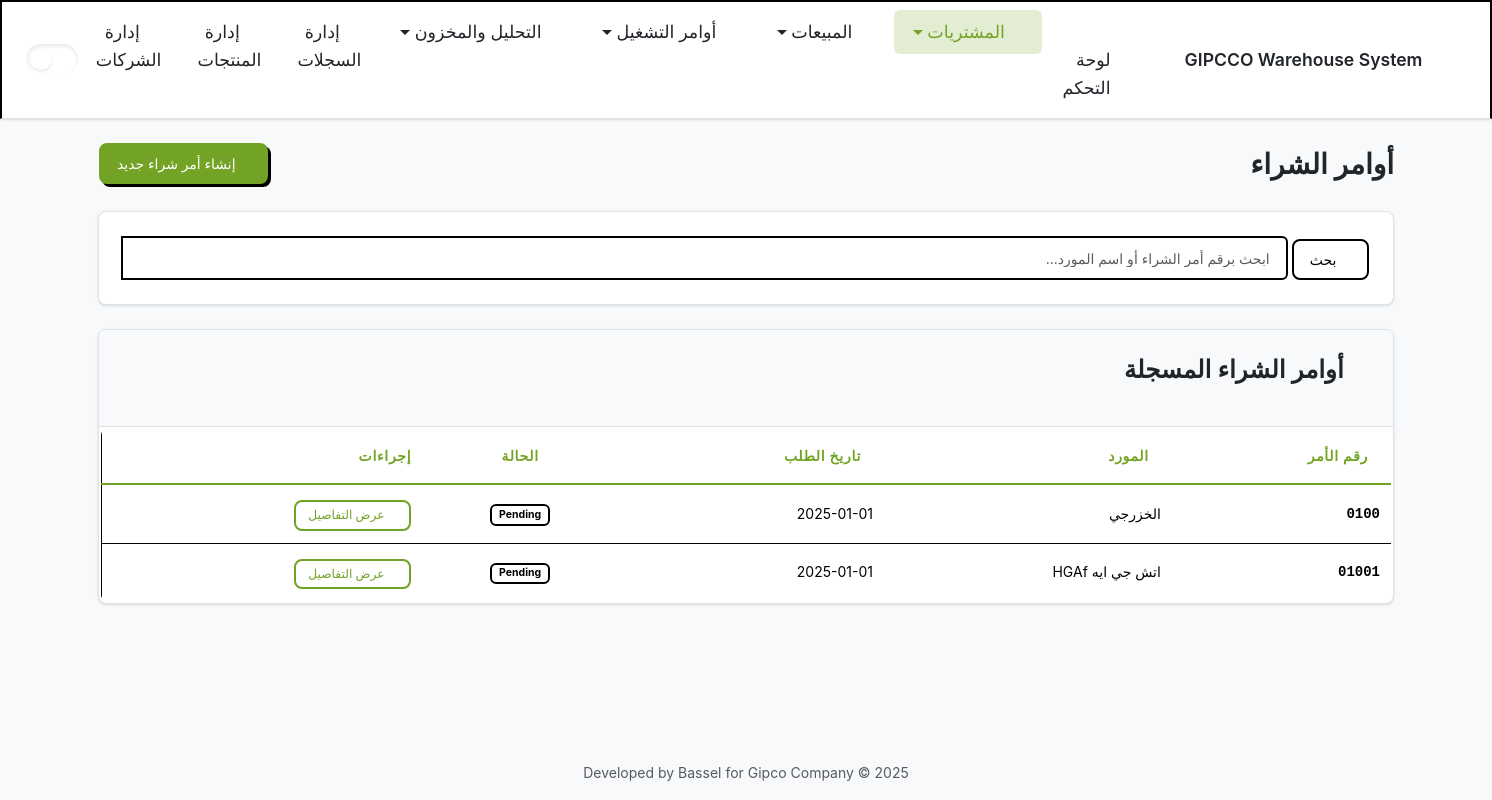
Page /purchase_orders/ on the earlier database version.
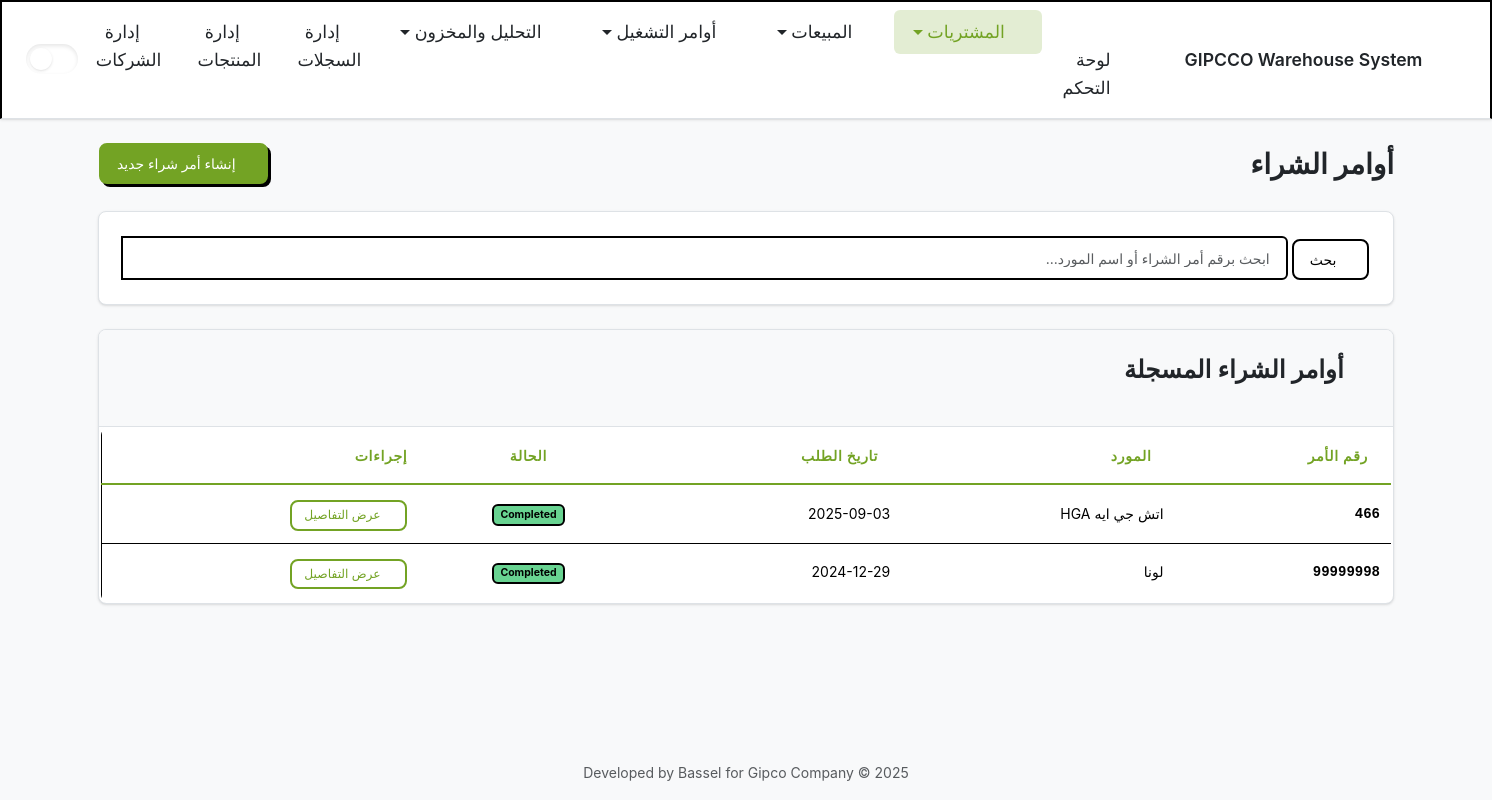
Same page on the later database version.
### inventory/models.py (models this page shows, shortened)
class PurchaseOrder(models.Model):
    class Status(models.TextChoices):
        PENDING = 'pending', _('Pending')
        PARTIALLY_RECEIVED = 'partially_received', _('Partially Received')
        COMPLETED = 'completed', _('Completed')
        CANCELLED = 'cancelled', _('Cancelled')
    po_number = models.CharField(max_length=100, unique=True, verbose_name=_("PO Number"))
    supplier = models.ForeignKey(
        Company,
        on_delete=models.PROTECT,
        related_name='purchase_orders',
        verbose_name=_("Supplier")
    )
    order_date = models.DateField(verbose_name=_("Order Date"))
    status = models.CharField(
        max_length=20,
        choices=Status.choices,
        default=Status.PENDING,
        verbose_name=_("Status")
    )
    class Meta:
        db_table = 'purchase_orders'
        verbose_name = _("Purchase Order")
        verbose_name_plural = _("Purchase Orders")
        ordering = ['-order_date']

class Company(models.Model):
    name = models.CharField(max_length=255, unique=True, verbose_name=_("Company Name"))
    class Meta:
        db_table = 'companies'  # Explicitly map to the existing table
        verbose_name = _("Company")
        verbose_name_plural = _("Companies")
        ordering = ['name']

### inventory/views/purchase_orders.py (the view)
# urls.py: path('purchase_orders/', purchase_orders, name='purchase_orders'),
def purchase_orders(request: HttpRequest) -> HttpResponse:
    search_query = request.GET.get('q', '').strip()
    po_list = PurchaseOrder.objects.select_related('supplier').all()
    if search_query:
        po_list = po_list.filter(
            Q(po_number__icontains=search_query) |
            Q(supplier__name__icontains=search_query)
        )
    context = {
        'active_page': 'purchasing',
        'purchase_orders': po_list,
        'search_query': search_query,
    }
    if 'X-Partial-Request' in request.headers:
        return render(request, 'inventory/partials/purchase_orders_content.html', context)
    return render(request, 'inventory/purchase_orders.html', context)

### inventory/templates/inventory/purchase_orders.html
{% extends "inventory/layout.html" %}
{% block content %}
  {% include "inventory/partials/purchase_orders_content.html" %}
{% endblock content %}

### inventory/templates/inventory/layout.html (shortened to what this page needs)
{% load static %}
<!DOCTYPE html>
<html lang="ar" dir="rtl" data-bs-theme="light">
  <head>
    <link rel="stylesheet" href="{% static 'css/google-fonts.css' %}" />
    <link rel="stylesheet" href="{% static 'css/bootstrap.css' %}" />
    <link rel="stylesheet" href="{% static 'css/bootstrap-icons.min.css' %}" />
    <link rel="stylesheet" href="{% static 'css/flatpickr.min.css' %}" />
    <link
      rel="stylesheet"
      href="{% static 'css/tom-select.bootstrap5.min.css' %}"
    />
    <link rel="stylesheet" href="{% static 'css/style.css' %}" />
  </head>
  <body>
    <button
      class="season-toggle"
      id="seasonToggle"
      title="Change season"
      aria-label="Change season"
    ></button>
    <header class="navbar navbar-expand-lg sticky-top">
      <div class="container-fluid">
        <a
          class="navbar-brand d-flex align-items-center"
          href="{% url 'inventory:index' %}"
        >
          <i class="bi bi-buildings-fill brand-icon"></i>
          <span class="brand-text">GIPCCO Warehouse System</span>
        </a>
        <div class="collapse navbar-collapse" id="navbarNav">
          <ul class="navbar-nav mx-auto mb-2 mb-lg-0">
            <li class="nav-item">
              <a
                class="nav-link {% if active_page == 'index' %}active{% endif %}"
                href="{% url 'inventory:index' %}"
                ><i class="bi bi-grid-1x2-fill me-2"></i>لوحة التحكم</a
              >
            </li>
            <li class="nav-item dropdown">
              <a
                class="nav-link dropdown-toggle {% if active_page == 'purchasing' %}active{% endif %}"
                href="#"
                role="button"
                data-bs-toggle="dropdown"
                aria-expanded="false"
              >
                <i class="bi bi-cart-check-fill me-2"></i>المشتريات
              </a>
            </li>
            <li class="nav-item dropdown">
              <a
                class="nav-link dropdown-toggle {% if active_page == 'sales' %}active{% endif %}"
                href="#"
                role="button"
                data-bs-toggle="dropdown"
                aria-expanded="false"
              >
                <i class="bi bi-truck me-2"></i>المبيعات
              </a>
            </li>
            <li class="nav-item dropdown">
              <a
                class="nav-link dropdown-toggle {% if active_page == 'shop_orders' %}active{% endif %}"
                href="#"
                role="button"
                data-bs-toggle="dropdown"
                aria-expanded="false"
              >
                <i class="bi bi-box-seam-fill me-2"></i>أوامر التشغيل
              </a>
            </li>
            <li class="nav-item dropdown">
              <a
                class="nav-link dropdown-toggle "
                href="#"
                role="button"
                data-bs-toggle="dropdown"
                aria-expanded="false"
              >
                <i class="bi bi-bar-chart-line-fill me-2"></i>التحليل والمخزون
              </a>
            </li>
            <li class="nav-item">
              <a
                class="nav-link {% if active_page == 'records' %}active{% endif %}"
                href="{% url 'inventory:records' %}"
                ><i class="bi bi-journal-richtext me-2"></i>إدارة السجلات</a
              >
            </li>
            <li class="nav-item">
              <a
                class="nav-link {% if active_page == 'products' %}active{% endif %}"
                href="{% url 'inventory:products' %}"
                ><i class="bi bi-tags-fill me-2"></i>إدارة المنتجات</a
              >
            </li>
            <li class="nav-item">
              <a
                class="nav-link {% if active_page == 'companies' %}active{% endif %}"
                href="{% url 'inventory:companies' %}"
                ><i class="bi bi-building-fill me-2"></i>إدارة الشركات</a
              >
            </li>
          </ul>
          <div class="d-flex align-items-center">
            <div class="form-check form-switch theme-switch">
              <label
                class="form-check-label"
                for="darkModeSwitch"
                id="darkModeLabel"
              >
              </label>
            </div>
          </div>
        </div>
      </div>
    </header>
    <div class="content-container">
      <main class="container py-4 flex-grow-1 ">
        <div id="page-content">{% block content %}{% endblock %}</div>
      </main>
    </div>
    <footer class="footer mt-auto py-3 text-center">
      <div class="container">
        <span class="text-body-secondary">
          Developed by Bassel for Gipco Company &copy; 2025
        </span>
      </div>
    </footer>
  </body>
</html>

### inventory/templates/inventory/partials/purchase_orders_content.html (shortened to what this page needs)
<div class="d-flex justify-content-between align-items-center mb-4">
    <h1 class="h2 mb-0" style="font-weight: 700;">أوامر الشراء</h1>
    <a href="{% url 'inventory:create_purchase_order' %}" class="btn btn-primary">
        <i class="bi bi-plus-lg"></i> إنشاء أمر شراء جديد
    </a>
</div>
<div class="card mb-4">
    <div class="card-body">
        <form method="GET" action="{% url 'inventory:purchase_orders' %}">
            <div class="input-group">
                <button class="btn btn-outline-secondary" type="submit"><i class="bi bi-search"></i> بحث</button>
                <input type="text" class="form-control" name="q" placeholder="ابحث برقم أمر الشراء أو اسم المورد..." value="{{ search_query|default:'' }}">
            </div>
        </form>
    </div>
</div>
<div class="card">
    <div class="card-header">
        <h3><i class="bi bi-list-ol"></i> أوامر الشراء المسجلة</h3>
    </div>
    <div class="card-body p-0">
        {% if not purchase_orders %}
        <div class="text-center p-5">
            <i class="bi bi-file-earmark-x display-4 text-secondary"></i>
            {% if search_query %}
            <h5 class="mt-3">لا توجد نتائج تطابق بحثك</h5>
            <p class="text-muted">حاول استخدام كلمات بحث مختلفة.</p>
            <a href="{% url 'inventory:purchase_orders' %}" class="btn btn-secondary mt-2">
                <i class="bi bi-arrow-clockwise"></i> عرض كل الأوامر
            </a>
            {% else %}
            <h5 class="mt-3">لا توجد أوامر شراء</h5>
            <p class="text-muted">ابدأ بإنشاء أول أمر شراء.</p>
            <a href="{% url 'inventory:create_purchase_order' %}" class="btn btn-primary mt-2">
                <i class="bi bi-plus-lg"></i> إنشاء أمر شراء
            </a>
            {% endif %}
        </div>
        {% else %}
        <div class="table-responsive">
            <table class="table table-hover align-middle mb-0">
                <thead>
                    <tr>
                        <th class="ps-3">رقم الأمر</th>
                        <th>المورد</th>
                        <th>تاريخ الطلب</th>
                        <th class="text-center">الحالة</th>
                        <th class="text-end pe-3">إجراءات</th>
                    </tr>
                </thead>
                <tbody>
                    {% for po in purchase_orders %}
                    <tr>
                        <td class="ps-3 font-monospace"><strong>{{ po.po_number }}</strong></td>
                        <td>{{ po.supplier.name }}</td>
                        <td>{{ po.order_date|date:"Y-m-d" }}</td>
                        <td class="text-center">
                            <span class="badge
                                {% if po.status == 'completed' %}text-bg-success
                                {% elif po.status == 'partially_received' %}text-bg-info
                                {% elif po.status == 'cancelled' %}text-bg-danger
                                {% else %}text-bg-secondary
                                {% endif %}">
                                {{ po.get_status_display }}
                            </span>
                        </td>
                        <td class="text-end pe-3">
                            <a href="{% url 'inventory:view_purchase_order' pk=po.id %}" class="btn btn-sm btn-outline-primary"><i class="bi bi-eye"></i> عرض التفاصيل</a>
                        </td>
                    </tr>
                    {% endfor %}
                </tbody>
            </table>
        </div>
        {% endif %}
    </div>
</div>

Differences in the rows shown:
removed PurchaseOrder: po_number "0100", supplier.name "الخزرجي", order_date "2025-01-01", status "Pending"
removed PurchaseOrder: po_number "01001", supplier.name "اتش جي ايه HGAf", order_date "2025-01-01", status "Pending"
added PurchaseOrder: po_number "466", supplier.name "اتش جي ايه HGA", order_date "2025-09-03", status "Completed"
added PurchaseOrder: po_number "99999998", supplier.name "لونا", order_date "2024-12-29", status "Completed"
